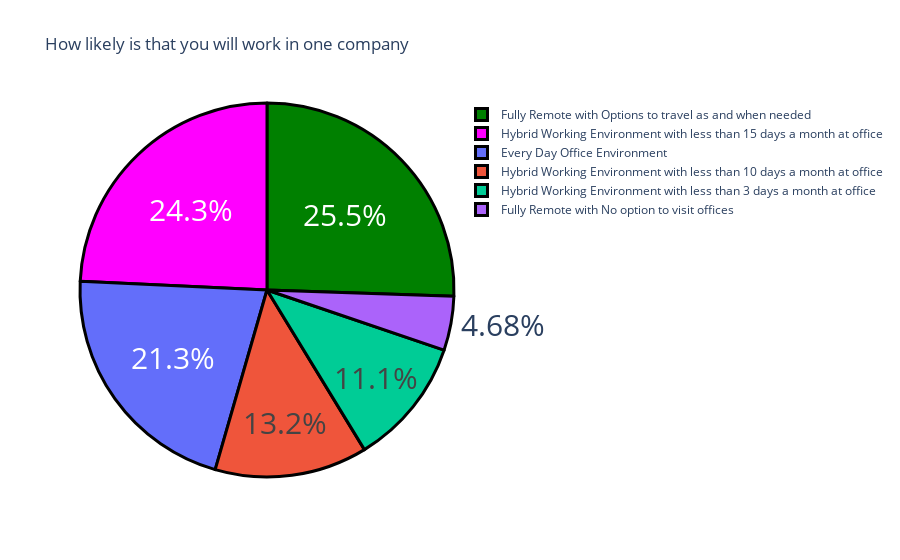

The code cell stored with this chart in its notebook:
### Markdown cell above
PREFFERED WORKING ENVIRONMENT

### Code cell
question4 = data['What is the most preferred working environment for you.'].value_counts()
label = question4.index
counts = question4.values
colors = ['green', 'magenta']
fig = go.Figure(data =[go.Pie(labels = label, values = counts)])
fig.update_layout(title_text ='')
fig.update_traces(hoverinfo = 'label+value', textinfo = 'percent', textfont_size = 30,
                  marker = dict(colors = colors, line = dict(color='black', width = 3)))
fig.show()

### Figure 1 — Plotly figure (JSON) as saved in the notebook; plotly's stock layout.template omitted (floating-point values rounded to 4 significant figures)
{"data": [{"hoverinfo": "label+value", "labels": ["Fully Remote with Options to travel as and when needed", "Hybrid Working Environment with less than 15 days a month at office", "Every Day Office Environment", "Hybrid Working Environment with less than 10 days a month at office", "Hybrid Working Environment with less than 3 days a month at office", "Fully Remote with No option to visit offices"], "marker": {"colors": ["green", "magenta"], "line": {"color": "black", "width": 3}}, "textfont": {"size": 30}, "textinfo": "percent", "type": "pie", "values": [60, 57, 50, 31, 26, 11]}], "layout": {"autosize": true, "title": {"text": "How likely is that you will work in one company"}}}
